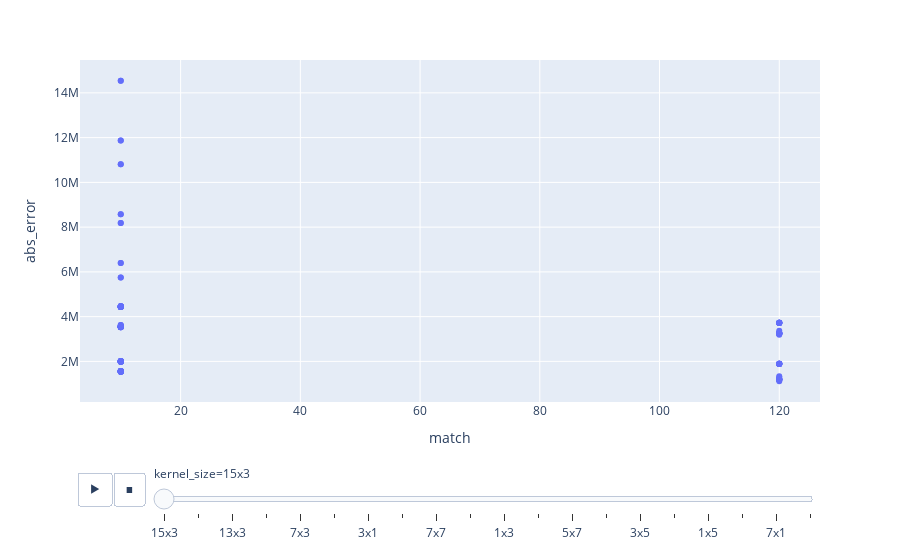

Notebook code cell kept with this figure:
### Code cell
fig_d

### Figure 1 — Plotly figure (JSON) as saved in the notebook; plotly's stock layout.template omitted (floating-point values rounded to 4 significant figures; data arrays with more than 128 entries replaced by an {"elided": "..."} marker saying what was removed)
{"data": [{"hovertemplate": "kernel_size=15x3<br>match=%{x}<br>abs_error=%{y}<extra></extra>", "legendgroup": "", "marker": {"color": "#636efa", "symbol": "circle"}, "mode": "markers", "name": "", "showlegend": false, "type": "scatter", "x": {"elided": "144 int values"}, "xaxis": "x", "y": {"elided": "144 int values"}, "yaxis": "y"}], "layout": {"legend": {"tracegroupgap": 0}, "margin": {"t": 60}, "sliders": [{"active": 0, "currentvalue": {"prefix": "kernel_size="}, "len": 0.9, "pad": {"b": 10, "t": 60}, "steps": [{"args": [["15x3"], {"frame": {"duration": 0, "redraw": false}, "fromcurrent": true, "mode": "immediate", "transition": {"duration": 0, "easing": "linear"}}], "label": "15x3", "method": "animate"}, {"args": [["11x3"], {"frame": {"duration": 0, "redraw": false}, "fromcurrent": true, "mode": "immediate", "transition": {"duration": 0, "easing": "linear"}}], "label": "11x3", "method": "animate"}, {"args": [["13x3"], {"frame": {"duration": 0, "redraw": false}, "fromcurrent": true, "mode": "immediate", "transition": {"duration": 0, "easing": "linear"}}], "label": "13x3", "method": "animate"}, {"args": [["9x3"], {"frame": {"duration": 0, "redraw": false}, "fromcurrent": true, "mode": "immediate", "transition": {"duration": 0, "easing": "linear"}}], "label": "9x3", "method": "animate"}, {"args": [["7x3"], {"frame": {"duration": 0, "redraw": false}, "fromcurrent": true, "mode": "immediate", "transition": {"duration": 0, "easing": "linear"}}], "label": "7x3", "method": "animate"}, {"args": [["5x3"], {"frame": {"duration": 0, "redraw": false}, "fromcurrent": true, "mode": "immediate", "transition": {"duration": 0, "easing": "linear"}}], "label": "5x3", "method": "animate"}, {"args": [["3x1"], {"frame": {"duration": 0, "redraw": false}, "fromcurrent": true, "mode": "immediate", "transition": {"duration": 0, "easing": "linear"}}], "label": "3x1", "method": "animate"}, {"args": [["1x1"], {"frame": {"duration": 0, "redraw": false}, "fromcurrent": true, "mode": "immediate", "transition": {"duration": 0, "easing": "linear"}}], "label": "1x1", "method": "animate"}, {"args": [["7x7"], {"frame": {"duration": 0, "redraw": false}, "fromcurrent": true, "mode": "immediate", "transition": {"duration": 0, "easing": "linear"}}], "label": "7x7", "method": "animate"}, {"args": [["3x3"], {"frame": {"duration": 0, "redraw": false}, "fromcurrent": true, "mode": "immediate", "transition": {"duration": 0, "easing": "linear"}}], "label": "3x3", "method": "animate"}, {"args": [["1x3"], {"frame": {"duration": 0, "redraw": false}, "fromcurrent": true, "mode": "immediate", "transition": {"duration": 0, "easing": "linear"}}], "label": "1x3", "method": "animate"}, {"args": [["7x5"], {"frame": {"duration": 0, "redraw": false}, "fromcurrent": true, "mode": "immediate", "transition": {"duration": 0, "easing": "linear"}}], "label": "7x5", "method": "animate"}, {"args": [["5x7"], {"frame": {"duration": 0, "redraw": false}, "fromcurrent": true, "mode": "immediate", "transition": {"duration": 0, "easing": "linear"}}], "label": "5x7", "method": "animate"}, {"args": [["5x5"], {"frame": {"duration": 0, "redraw": false}, "fromcurrent": true, "mode": "immediate", "transition": {"duration": 0, "easing": "linear"}}], "label": "5x5", "method": "animate"}, {"args": [["3x5"], {"frame": {"duration": 0, "redraw": false}, "fromcurrent": true, "mode": "immediate", "transition": {"duration": 0, "easing": "linear"}}], "label": "3x5", "method": "animate"}, {"args": [["5x1"], {"frame": {"duration": 0, "redraw": false}, "fromcurrent": true, "mode": "immediate", "transition": {"duration": 0, "easing": "linear"}}], "label": "5x1", "method": "animate"}, {"args": [["1x5"], {"frame": {"duration": 0, "redraw": false}, "fromcurrent": true, "mode": "immediate", "transition": {"duration": 0, "easing": "linear"}}], "label": "1x5", "method": "animate"}, {"args": [["3x7"], {"frame": {"duration": 0, "redraw": false}, "fromcurrent": true, "mode": "immediate", "transition": {"duration": 0, "easing": "linear"}}], "label": "3x7", "method": "animate"}, {"args": [["7x1"], {"frame": {"duration": 0, "redraw": false}, "fromcurrent": true, "mode": "immediate", "transition": {"duration": 0, "easing": "linear"}}], "label": "7x1", "method": "animate"}, {"args": [["1x7"], {"frame": {"duration": 0, "redraw": false}, "fromcurrent": true, "mode": "immediate", "transition": {"duration": 0, "easing": "linear"}}], "label": "1x7", "method": "animate"}], "x": 0.1, "xanchor": "left", "y": 0, "yanchor": "top"}], "updatemenus": [{"buttons": [{"args": [null, {"frame": {"duration": 500, "redraw": false}, "fromcurrent": true, "mode": "immediate", "transition": {"duration": 500, "easing": "linear"}}], "label": "&#9654;", "method": "animate"}, {"args": [[null], {"frame": {"duration": 0, "redraw": false}, "fromcurrent": true, "mode": "immediate", "transition": {"duration": 0, "easing": "linear"}}], "label": "&#9724;", "method": "animate"}], "direction": "left", "pad": {"r": 10, "t": 70}, "showactive": false, "type": "buttons", "x": 0.1, "xanchor": "right", "y": 0, "yanchor": "top"}], "xaxis": {"anchor": "y", "domain": [0, 1], "title": {"text": "match"}}, "yaxis": {"anchor": "x", "domain": [0, 1], "title": {"text": "abs_error"}}}}
